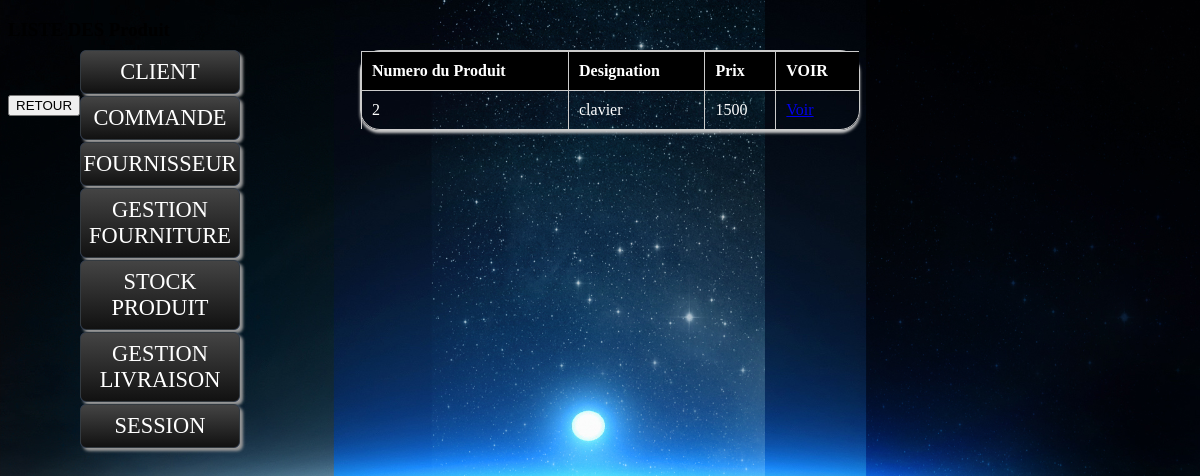
The app's page /resultrechprod.php?choixpp=2 (signed in) with its own data.
### tables this page shows
CREATE TABLE IF NOT EXISTS `produit` (
  `numproduit` int(11) NOT NULL AUTO_INCREMENT,
  `designation` varchar(40) NOT NULL,
  `quantiteproduit` int(11) NOT NULL,
  `qteprodfournitur` int(11) NOT NULL,
  `quantitecom` int(11) NOT NULL,
  `prixUnitaire` int(11) NOT NULL,
  `type` varchar(40) NOT NULL,
  `codefournis` int(11) NOT NULL,
  PRIMARY KEY (`numproduit`)
);

### resultrechprod.php (the view, shortened to what this page needs)
<?php
include("connectionM.php");
if(isset($_SESSION['codecli']))
{
if (isset($_GET['choixpp'])){
$reqp="SELECT  numproduit,designation,prixUnitaire FROM produit WHERE  numproduit='".$_GET['choixpp']."' ";
$resultatp=mysql_query($reqp);
}
?>
<!DOCTYPE html PUBLIC "-//W3C//DTD XHTML 1.0 Transitional//EN" "http://www.w3.org/TR/xhtml1/DTD/xhtml1-transitional.dtd">
<html xmlns="http://www.w3.org/1999/xhtml">
<head>
<link rel="stylesheet" href="design.css"  />
<link rel="stylesheet" type="text/css" href="decor.css">
</head>
<body>
<?php include("navigationE.php") ?>
<table class="bordered">
 <h3> LISTE DES Produit </h3>
 <thead>
<tr>
  <th>Numero du Produit</th>
  <th>Designation</th>
  <th>Prix </th>
  <th> VOIR </th>
</tr>
</thead>
<?php while($recup=mysql_fetch_array($resultatp)){?>
<tr>
<td> <?php echo $recup['numproduit'];?> </td>
<td> <?php echo $recup['designation'];?> </td>
<td> <?php echo $recup['prixUnitaire'];?> </td>
<td> <a href="ficheproduit.php?numproduit=<?php echo $recup['numproduit'];?>">Voir</a></td>
</tr>
<?php } ?>
</table><br/><br/>
           <input type="button" value="RETOUR" onclick="self.history.back();"/>
</body>
</html>
<?php
}
else{
	header("Location:index.php");
}
?>

### design.css (style rules this page uses)
body { background-color:#0000CC; }

### decor.css (style rules this page uses)
body { background-image:url(fnd.jpg); background-size:100%; }
table { position:absolute; border-spacing:0; width:500px; top:50px; left:360px; text-align:center; font-size:16px; font-family:"Times New Roman", Times, serif; color:#FFFFFF; }
.bordered { border:solid #ccc 1px; -moz-border-radius:20px; -webkit-border-radius:20px; border-radius:20px; -webkit-box-shadow:0 3px 3px #ccc; -moz-box-shadow:0 3px 3px #ccc; box-shadow:0 3px 3px #ccc; }
.bordered td, .bordered th { border-left:1px solid #ccc; border-top:1px solid #ccc; padding: 10px; text-align:left; }
.bordered th { background-color:#000000; background-image:-webkit-gradient(linear, left top,left bottom,from(#ebf3fc),to(#dce9f9); background-image:-webkit-linear-gradient(top,#ebf3fc,#dce9f9); background-image:-moz-linear-gradient(top,#ebf3fc,#dce9f9); background-image:-ms-linear-gradient(top,#ebf3fc,#dce9f9); background-image:-o-linear-gradient(top,#ebf3fc,#dce9f9); background-image:linear-gradient(top,#ebf3fc,#dce9f9); -webkit-box-shadow:0 1px 0 rgba(255,255,255,.8)inset; -moz-box-shadow:0 1px 0 rgba(255,255,255,.8)inset; box-shadow:0 1px 0 rgba(255,255,255,.8)inset; border-top:none; text-shadow:0 1px 0 rgba(255,255,255,.5); }
.bordered td:first-child, .bordered th:first-child { border-left:none; }
.bordered th:first-child { -moz-border-radius:20px 0 0 0; -webkit-border-radius:20px 0 0 0; border-radius:20px 0 0 0; }
.bordered th:last-child { -moz-border-radius:0 20px 0 0; -webkit-border-radius:0 20px 0 0; border-radius:0 20px 0 0; }
.bordered tr:last-child td:last-child { -moz-border-radius:0 0 0 20px; -webkit-border-radius:0 0 0 20px; border-radius:0 0 0 20px; }
.bordered tr:last-child td:last-child { -moz-border-radius:0 0 20px 0; -webkit-border-radius:0 0 20px 0; border-radius:0 0 20px 0; }
body:before { content:""; position:fixed; z-index:100; top:-10px; left:-10px; width:110%; height:10px; -webkit-box-shadow:0px 0px 10px rgba(0,0,0,.8); -moz-box-shadow:0px 0px 10px rgba(0,0,0,.8); -na-box-shadow:0px 0px 10px rgba(0,0,0,.8); -o-box-shadow:0px 0px 10px rgba(0,0,0,.8); box-shadow:0px 0px 10px rgba(0,0,0,.8); }

### records on screen
produit: numproduit "2", designation "clavier", prixUnitaire "1500"
